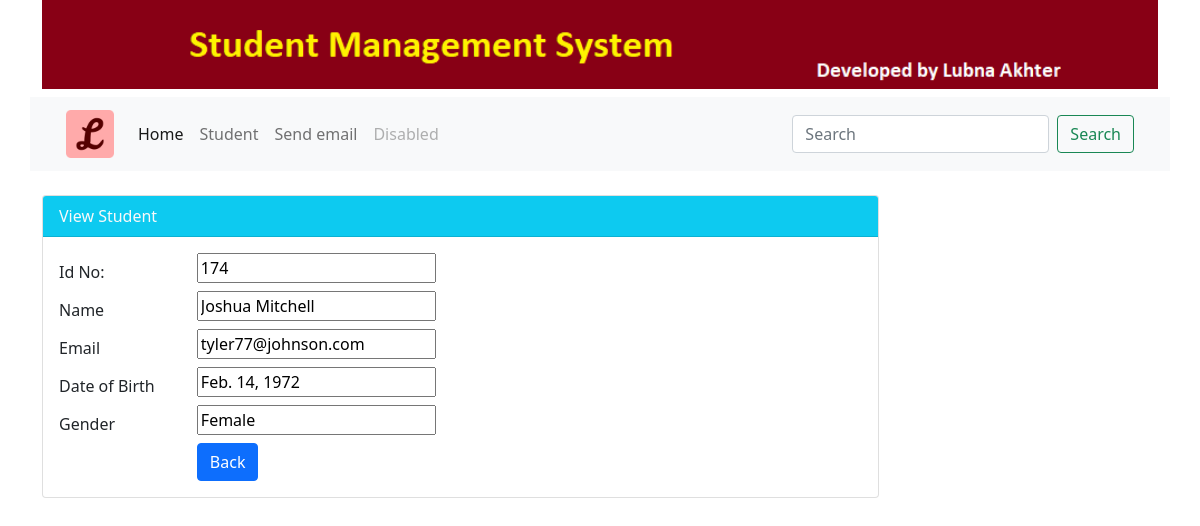
The app's page /std/details/174 with its own data.
### myapp/models.py (models this page shows, shortened)
class Student(models.Model):
    GENDER_CHOICES = [('Male', 'Male'),('Female', 'Female')]  #[(tuple)], ('Male', 'Male') one for desply one male for value
    id = models.AutoField(primary_key = True)
    name = models.CharField(max_length = 100)
    email = models.EmailField(unique = True, blank = True)
    dob = models.DateField(default = datetime.now, blank = True)
    gender = models.CharField(max_length = 6, choices = GENDER_CHOICES, default = 'Male', )

### myapp/views.py (the view)
# urls.py: path('details/<int:id>', views.show, name = 'details'),
def show(request,id):
    student = Student.objects.get(pk = id)
    form = StudentForm(request.POST or None, instance = student)
    context = {'title':'Detais', 'student':student}
    return render(request, 'student/details.html', context)

### templates/student/details.html (shortened to what this page needs)
{% extends 'base.html' %}
{% block content %}
        <form action="">
            <div class="card w-75">
                <div class="card-header bg-info text-light">
                  View Student
                </div>
                <div class="card-body">
                    <div class="form-group row">
                        <label class="col-sm-2 col-form-label" for="Id">Id No:</label>
                        <div class="col-sm-6">
                            <input name="Id" type="text" id="id_id" value="{{ student.id }}">
                        </div>
                    </div>
                    <div class="form-group row">
                        <label class="col-sm-2 col-form-label" for="Id">Name</label>
                        <div class="col-sm-10">
                            <input name="name" type="text" id="id_name" value="{{ student.name }}">
                        </div>
                    </div>
                    <div class="form-group row">
                        <label class="col-sm-2 col-form-label" for="Id">Email</label>
                        <div class="col-sm-10">
                            <input name="email" type="text" id="id_email" value="{{ student.email }}">
                        </div>
                    </div>
                    <div class="form-group row">
                        <label class="col-sm-2 col-form-label" for="Id">Date of Birth</label>
                        <div class="col-sm-10">
                            <input name="dob" type="text" id="id_dob" value="{{ student.dob }}">
                        </div>
                    </div>
                    <div class="form-group row">
                        <label class="col-sm-2 col-form-label" for="Id">Gender</label>
                        <div class="col-sm-10">
                            <input name="gender" type="text" id="id_gender" value="{{ student.gender }}">
                        </div>
                    </div>
                    <div class="form-group row">
                        <label class="col-sm-2 col-form-label"></label>
                        <div class="col-sm-10">
                            <a href="{% url 'student:home' %}" class="btn btn-primary">Back</a>
                        </div>
                    </div>
                </div>
              </div>
        </form>
{% endblock %}

### records on screen
Student: Id "174", name "Joshua Mitchell", email "tyler77@johnson.com", dob "Feb. 14, 1972", gender "Female"
